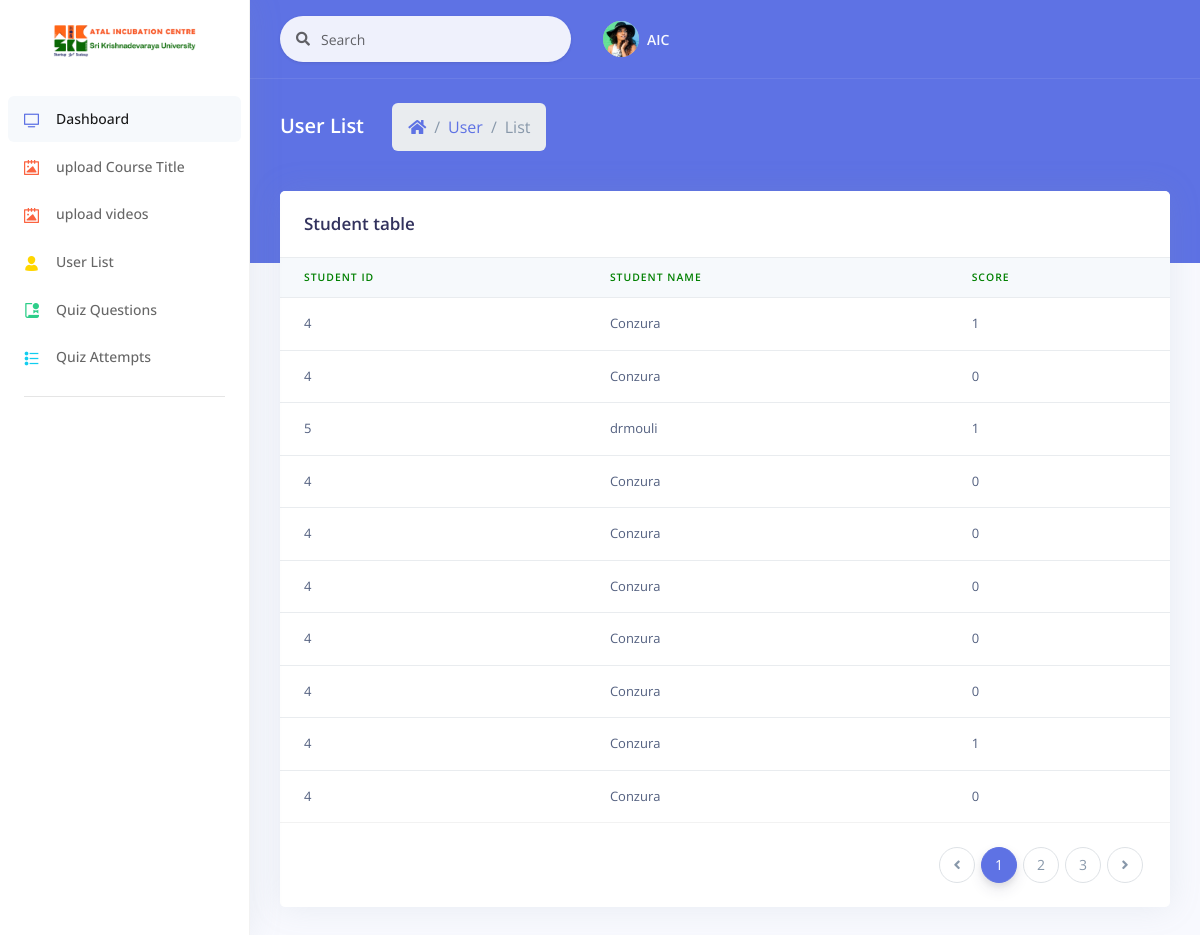
Screenshot of /Admin/examples/quizAttempts.php with the database file from the repository.
### tables this page shows
CREATE TABLE `scores` (
  `id` int(10) UNSIGNED NOT NULL,
  `studentId` varchar(100) NOT NULL,
  `quizId` varchar(100) NOT NULL,
  `score` varchar(10) NOT NULL
);

CREATE TABLE `students` (
  `id` int(10) UNSIGNED NOT NULL,
  `username` varchar(300) NOT NULL,
  `email` varchar(100) NOT NULL,
  `password` varchar(100) NOT NULL,
  `firstName` varchar(300) NOT NULL,
  `lastName` varchar(300) NOT NULL
);

### Admin/examples/quizAttempts.php (the view, shortened to what this page needs)
<!DOCTYPE html>
<html>
<head>
  <link rel="stylesheet" href="../assets/vendor/nucleo/css/nucleo.css" type="text/css">
  <link rel="stylesheet" href="../assets/vendor/%40fortawesome/fontawesome-free/css/all.min.css" type="text/css">
  <link rel="stylesheet" href="../assets/css/argon.min5438.css?v=1.2.0" type="text/css">
</head>
<body>
   <?php include("sidebar.php");?>
  <div class="main-content" id="panel">
    <div class="header bg-primary pb-6">
      <div class="container-fluid">
        <div class="header-body">
          <div class="row align-items-center py-4">
            <div class="col-lg-6 col-7">
              <h6 class="h2 text-white d-inline-block mb-0">User List</h6>
              <nav aria-label="breadcrumb" class="d-none d-md-inline-block ml-md-4">
                <ol class="breadcrumb breadcrumb-links breadcrumb-dark">
                  <li class="breadcrumb-item"><a href="#"><i class="fas fa-home"></i></a></li>
                  <li class="breadcrumb-item"><a href="#">User</a></li>
                  <li class="breadcrumb-item active" aria-current="page">List</li>
                </ol>
              </nav>
            </div>
          </div>
        </div>
      </div>
    </div>
    <div class="container-fluid mt--6">
      <div class="row">
        <div class="col">
          <div class="card">
            <div class="card-header border-0">
              <h3 class="mb-0">Student table</h3>
            </div>
            <div class="table-responsive">
              <table class="table align-items-center table-flush">
                <thead class="thead-light">
                  <tr>
                    <th scope="col" class="sort" data-sort="name"><font color="green"> Student Id</font></th>
                    <th scope="col" class="sort" data-sort="budget"><font color="green">Student Name</font></th>
                    <th scope="col" class="sort" data-sort="status"><font color="green">Score</font></th>
                  </tr>
                </thead>
                <tbody class="list">
                  <?php
                        include("db_connection.php");
                        $sql = $conn->prepare("select * from scores");
                        $sql->execute();
                        $result = $sql->get_result();
                        while ( $row = $result->fetch_assoc()) {
                          $score = $row['score'];
                        $stdId = $row['studentId'];
                        $sql1 = $conn->prepare("select * from students where id = $stdId");
                        $sql1->execute();
                        $result1 = $sql1->get_result();
                        $row1 = $result1->fetch_assoc();
                        $stdName = $row1['username'];
                        ?>
                        <tr>
                          <td><?php echo($stdId);?></td>
                          <td><?php echo($stdName);?></td>
                          <td><?php echo($score);?></td>
                        </tr
                        >
                        <?php
                      }
                  ?>
                </tbody>
              </table>
            </div>
            <div class="card-footer py-4">
              <nav aria-label="...">
                <ul class="pagination justify-content-end mb-0">
                  <li class="page-item disabled">
                    <a class="page-link" href="#" tabindex="-1">
                      <i class="fas fa-angle-left"></i>
                    </a>
                  </li>
                  <li class="page-item active">
                    <a class="page-link" href="#">1</a>
                  </li>
                  <li class="page-item">
                    <a class="page-link" href="#">2 <span class="sr-only">(current)</span></a>
                  </li>
                  <li class="page-item"><a class="page-link" href="#">3</a></li>
                  <li class="page-item">
                    <a class="page-link" href="#">
                      <i class="fas fa-angle-right"></i>
                    </a>
                  </li>
                </ul>
              </nav>
            </div>
          </div>
        </div>
      </div>
    </div>
  </div>
</body>
</html>

### Admin/examples/sidebar.php (shortened to what this page needs)
  <head>
  <link rel="stylesheet" href="../assets/vendor/nucleo/css/nucleo.css" type="text/css">
  <link rel="stylesheet" href="../assets/vendor/%40fortawesome/fontawesome-free/css/all.min.css" type="text/css">
  <link rel="stylesheet" href="../assets/css/argon.min5438.css?v=1.2.0" type="text/css">
</head>
  <nav class="sidenav navbar navbar-vertical  fixed-left  navbar-expand-xs navbar-light bg-white" id="sidenav-main">
    <div class="scrollbar-inner">
      <div class="sidenav-header  align-items-center">
        <a class="navbar-brand" href="javascript:void(0)">
          <img src="download.png" class="navbar-brand-img" alt="...">
        </a>
      </div>
      <div class="navbar-inner">
        <div class="collapse navbar-collapse" id="sidenav-collapse-main">
          <ul class="navbar-nav">
           <li class="nav-item">
              <a class="nav-link active" href="dashboard.php">
                <i class="ni ni-tv-2 text-primary"></i>
                <span class="nav-link-text">Dashboard</span>
              </a>
            </li>
            <li class="nav-item">
              <a class="nav-link" href="uploadCatogory.php">
                <i class="ni ni-album-2 text-orange"></i>
                <span class="nav-link-text">upload Course Title</span>
              </a>
            </li>
            <li class="nav-item">
              <a class="nav-link" href="uploadVideos.php">
                <i class="ni ni-album-2 text-orange"></i>
                <span class="nav-link-text">upload videos</span>
              </a>
            </li>
            <li class="nav-item">
              <a class="nav-link" href="users.php">
                <i class="ni ni-single-02 text-yellow"></i>
                <span class="nav-link-text">User List</span>
              </a>
            </li>
            <li class="nav-item">
              <a class="nav-link" href="quiz.php">
                <i class="ni ni-paper-diploma text-green"></i>
                <span class="nav-link-text">Quiz Questions</span>
              </a>
            </li>
            <li class="nav-item">
              <a class="nav-link" href="quizAttempts.php">
                <i class="ni ni-bullet-list-67 text-info"></i>
                <span class="nav-link-text">Quiz Attempts</span>
              </a>
            </li>
          </ul>
          <hr class="my-3">
        </div>
      </div>
    </div>
  </nav>
  <div class="main-content" id="panel">
    <nav class="navbar navbar-top navbar-expand navbar-dark bg-primary border-bottom">
      <div class="container-fluid">
        <div class="collapse navbar-collapse" id="navbarSupportedContent">
          <form class="navbar-search navbar-search-light form-inline mr-sm-3" id="navbar-search-main">
            <div class="form-group mb-0">
              <div class="input-group input-group-alternative input-group-merge">
                <div class="input-group-prepend">
                  <span class="input-group-text"><i class="fas fa-search"></i></span>
                </div>
                <input class="form-control" placeholder="Search" type="text">
              </div>
            </div>
          </form>
          <ul class="navbar-nav align-items-center  ml-auto ml-md-0">
            <li class="nav-item dropdown">
              <a class="nav-link pr-0" href="#" role="button" data-toggle="dropdown" aria-haspopup="true" aria-expanded="false">
                <div class="media align-items-center">
                  <span class="avatar avatar-sm rounded-circle">
                    <img alt="Image placeholder" src="../assets/img/theme/team-4.jpg">
                  </span>
                  <div class="media-body  ml-2  d-none d-lg-block">
                    <span class="mb-0 text-sm  font-weight-bold">AIC</span>
                  </div>
                </div>
              </a>
            </li>
          </ul>
        </div>
      </div>
    </nav>

### rows the page displays
scores: studentId "4", studentId.username "Conzura", score "1"
scores: studentId "4", studentId.username "Conzura", score "0"
scores: studentId "5", studentId.username "drmouli", score "1"
scores: studentId "4", studentId.username "Conzura", score "0"
scores: studentId "4", studentId.username "Conzura", score "0"
scores: studentId "4", studentId.username "Conzura", score "0"
scores: studentId "4", studentId.username "Conzura", score "0"
scores: studentId "4", studentId.username "Conzura", score "0"
scores: studentId "4", studentId.username "Conzura", score "1"
scores: studentId "4", studentId.username "Conzura", score "0"
